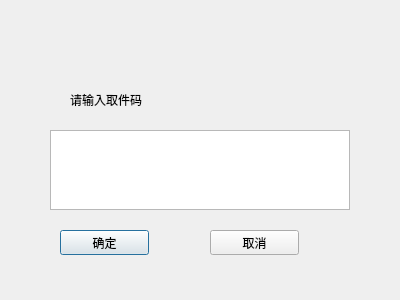
<?xml version="1.0" encoding="UTF-8"?>
<ui version="4.0">
 <class>Dialog</class>
 <widget class="QDialog" name="Dialog">
  <property name="geometry">
   <rect>
    <x>0</x>
    <y>0</y>
    <width>400</width>
    <height>300</height>
   </rect>
  </property>
  <property name="windowTitle">
   <string>Dialog</string>
  </property>
  <widget class="QLabel" name="label">
   <property name="geometry">
    <rect>
     <x>70</x>
     <y>90</y>
     <width>231</width>
     <height>20</height>
    </rect>
   </property>
   <property name="text">
    <string>请输入取件码</string>
   </property>
  </widget>
  <widget class="QWidget" name="horizontalLayoutWidget">
   <property name="geometry">
    <rect>
     <x>50</x>
     <y>130</y>
     <width>300</width>
     <height>80</height>
    </rect>
   </property>
   <layout class="QHBoxLayout" name="horizontalLayout">
    <item>
     <widget class="QTextEdit" name="textEdit"/>
    </item>
   </layout>
  </widget>
  <widget class="QPushButton" name="pushButton">
   <property name="geometry">
    <rect>
     <x>60</x>
     <y>230</y>
     <width>89</width>
     <height>25</height>
    </rect>
   </property>
   <property name="text">
    <string>确定</string>
   </property>
  </widget>
  <widget class="QPushButton" name="pushButton_2">
   <property name="geometry">
    <rect>
     <x>210</x>
     <y>230</y>
     <width>89</width>
     <height>25</height>
    </rect>
   </property>
   <property name="text">
    <string>取消</string>
   </property>
  </widget>
 </widget>
 <resources/>
 <connections/>
</ui>
